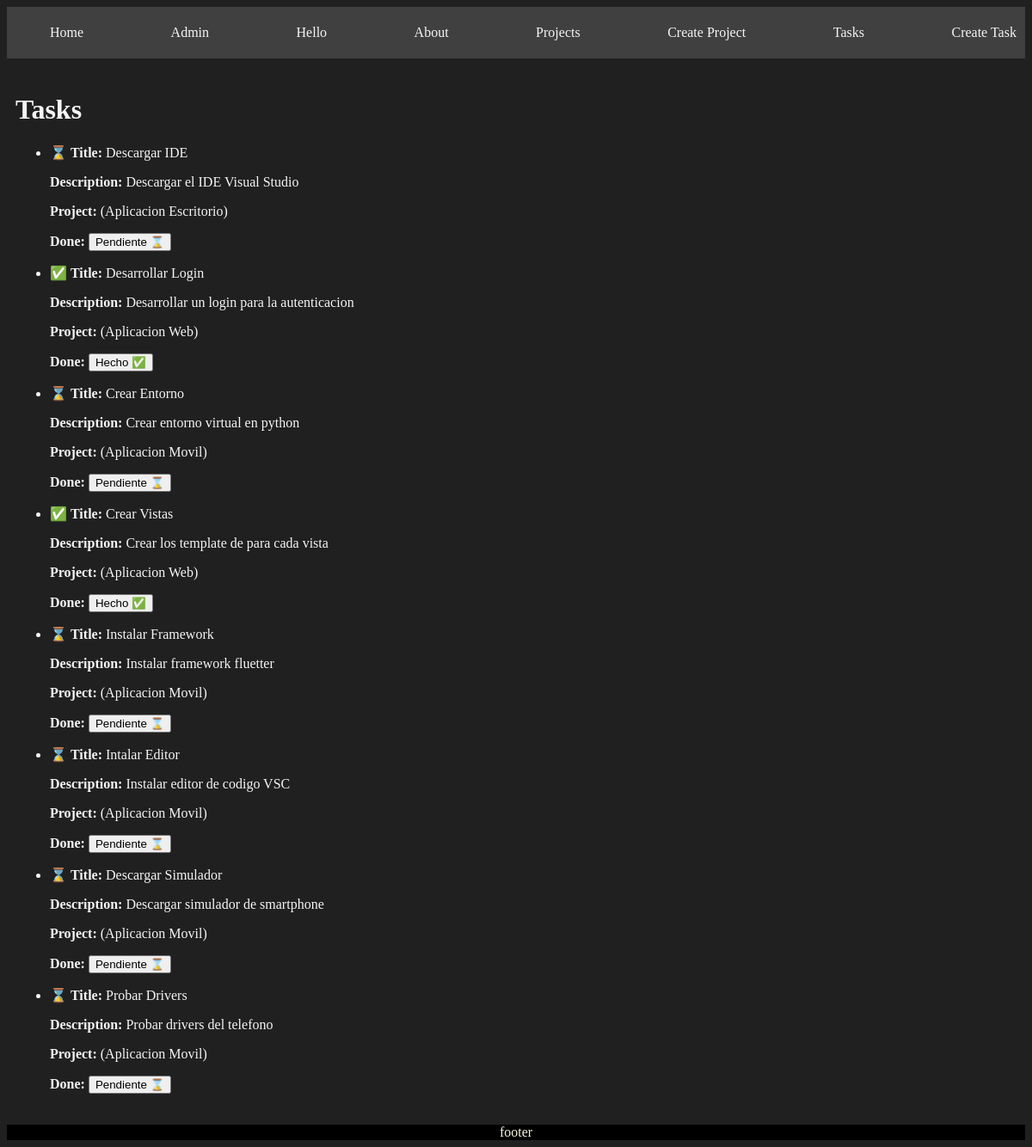
Screenshot of /tasks/list-tasks with the database file from the repository.
### myapp/models.py (models this page shows, shortened)
class Task (models.Model):
  title = models.CharField(max_length=200)
  description = models.TextField()
  project = models.ForeignKey(Project, on_delete=models.CASCADE)
  done = models.BooleanField(default=False)

class Project(models.Model):
  name = models.CharField(max_length=200)

### myapp/views.py (the view)
# urls.py: path('tasks/list-tasks', views.tasks, name='list_tasks'),
def tasks(request):
  tasks = Task.objects.all()
  return render(request, "tasks/tasks.html", {"tasks": tasks})

### myapp/templates/tasks/tasks.html
{% extends 'layouts/layout.html' %}
{% block content%}
<h1>Tasks</h1>
<ul>
  {%for task in tasks%}
  <li>
    <p> {% if task.done == False%} ⌛ {% else %} ✅ {% endif %}<strong> Title: </strong> {{ task.title }}</p>
    <p> <strong>Description: </strong> {{ task.description }}</p>
    <p>  <strong>Project: </strong> ({{task.project.name}})</p>
    {% if task.done == False%}
    <p> <strong>Done: </strong> <button> Pendiente ⌛</button></p>
    {% else %}
      <p> <strong>Done: </strong> <button> Hecho ✅</button></p>
    {% endif %}
    </li>
  {% endfor %}
</ul>
{% endblock %}

### myapp/templates/layouts/layout.html (shortened to what this page needs)
{% load static %}
<!DOCTYPE html>
<html lang="en">
<head>
  <link rel="stylesheet" href="{% static 'css/main.css' %}">
</head>
<body>
  <nav class="navbar">
    <ul>
      <li><a href="{% url 'home' %}">Home</a></li>
      <li><a href="/admin">Admin</a></li>
      <li><a href="/hello/ROGUEANOVI">Hello</a></li>
      <li><a href="{% url 'about' %}">About</a></li>
      <li><a href="{% url 'list_projects' %}">Projects</a></li>
      <li><a href="{% url 'create_project' %}">Create Project</a></li>
      <li><a href="{% url 'list_tasks' %}">Tasks</a></li>
      <li><a href="{% url 'create_task' %}">Create Task</a></li>
    </ul>
  </nav>
  <div class="container">
    {% block content %}
    {% endblock %}
  </div>
  <footer style="color: beige; text-align: center; background-color: black; ">
    footer
  </footer>
</body>
</html>

### myapp/static/css/main.css (style rules this page uses)
body { background-color: #202020; color: whitesmoke; }
.navbar { background-color: #404040; color: whitesmoke; padding: 5px 10px; }
.navbar ul { display: flex; justify-content: space-between; }
.navbar ul li { list-style: none; }
.navbar ul li a { color: whitesmoke; text-decoration: none; }
.container { max-width: 1200px; margin: auto; padding: 20px 10px; }

### rows the page displays
Task: title "Descargar IDE", description "Descargar el IDE Visual Studio", project.name "Aplicacion Escritorio", shows "Done:", done "Pendiente ⌛"
Task: title "Desarrollar Login", description "Desarrollar un login para la autenticacion", project.name "Aplicacion Web", shows "Done:", done "Hecho ✅"
Task: title "Crear Entorno", description "Crear entorno virtual en python", project.name "Aplicacion Movil", shows "Done:", done "Pendiente ⌛"
Task: title "Crear Vistas", description "Crear los template de para cada vista", project.name "Aplicacion Web", shows "Done:", done "Hecho ✅"
Task: title "Instalar Framework", description "Instalar framework fluetter", project.name "Aplicacion Movil", shows "Done:", done "Pendiente ⌛"
Task: title "Intalar Editor", description "Instalar editor de codigo VSC", project.name "Aplicacion Movil", shows "Done:", done "Pendiente ⌛"
Task: title "Descargar Simulador", description "Descargar simulador de smartphone", project.name "Aplicacion Movil", shows "Done:", done "Pendiente ⌛"
Task: title "Probar Drivers", description "Probar drivers del telefono", project.name "Aplicacion Movil", shows "Done:", done "Pendiente ⌛"
